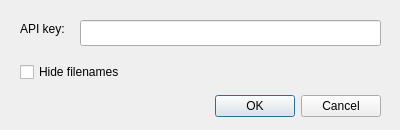
<?xml version="1.0" encoding="UTF-8" ?>
<ui version="4.0">
  <class>ConfigureWakaTimeDialog</class>
  <widget class="QDialog" name="ConfigureWakaTimeDialog">
    <property name="geometry">
      <rect>
        <x>0</x>
        <y>0</y>
        <width>400</width>
        <height>130</height>
      </rect>
    </property>
    <property name="sizePolicy">
      <sizepolicy hsizetype="Fixed" vsizetype="Fixed">
        <horstretch>0</horstretch>
        <verstretch>0</verstretch>
      </sizepolicy>
    </property>
    <property name="minimumSize">
      <size>
        <width>400</width>
        <height>130</height>
      </size>
    </property>
    <property name="maximumSize">
      <size>
        <width>400</width>
        <height>130</height>
      </size>
    </property>
    <property name="windowTitle">
      <string>Configure WakaTime</string>
    </property>
    <property name="modal">
      <bool>true</bool>
    </property>
    <widget class="QDialogButtonBox" name="buttonBox">
      <property name="geometry">
        <rect>
          <x>20</x>
          <y>90</y>
          <width>361</width>
          <height>32</height>
        </rect>
      </property>
      <property name="orientation">
        <enum>Qt::Horizontal</enum>
      </property>
      <property name="standardButtons">
        <set>QDialogButtonBox::Cancel|QDialogButtonBox::Ok</set>
      </property>
      <property name="centerButtons">
        <bool>false</bool>
      </property>
    </widget>
    <widget class="KLineEdit" name="lineEdit_apiKey">
      <property name="geometry">
        <rect>
          <x>80</x>
          <y>20</y>
          <width>301</width>
          <height>26</height>
        </rect>
      </property>
      <property name="maxLength">
        <number>36</number>
      </property>
      <property name="showClearButton" stdset="0">
        <bool>true</bool>
      </property>
    </widget>
    <widget class="QLabel" name="label">
      <property name="geometry">
        <rect>
          <x>20</x>
          <y>20</y>
          <width>59</width>
          <height>18</height>
        </rect>
      </property>
      <property name="text">
        <string>API key:</string>
      </property>
    </widget>
    <widget class="QCheckBox" name="checkBox_hideFilenames">
      <property name="geometry">
        <rect>
          <x>20</x>
          <y>60</y>
          <width>361</width>
          <height>24</height>
        </rect>
      </property>
      <property name="text">
        <string>Hide filenames</string>
      </property>
    </widget>
  </widget>
  <customwidgets>
    <customwidget>
      <class>KLineEdit</class>
      <extends>QLineEdit</extends>
      <header>klineedit.h</header>
    </customwidget>
  </customwidgets>
  <resources />
  <connections>
    <connection>
      <sender>buttonBox</sender>
      <signal>accepted()</signal>
      <receiver>ConfigureWakaTimeDialog</receiver>
      <slot>accept()</slot>
      <hints>
        <hint type="sourcelabel">
          <x>248</x>
          <y>254</y>
        </hint>
        <hint type="destinationlabel">
          <x>157</x>
          <y>274</y>
        </hint>
      </hints>
    </connection>
    <connection>
      <sender>buttonBox</sender>
      <signal>rejected()</signal>
      <receiver>ConfigureWakaTimeDialog</receiver>
      <slot>reject()</slot>
      <hints>
        <hint type="sourcelabel">
          <x>316</x>
          <y>260</y>
        </hint>
        <hint type="destinationlabel">
          <x>286</x>
          <y>274</y>
        </hint>
      </hints>
    </connection>
  </connections>
</ui>
